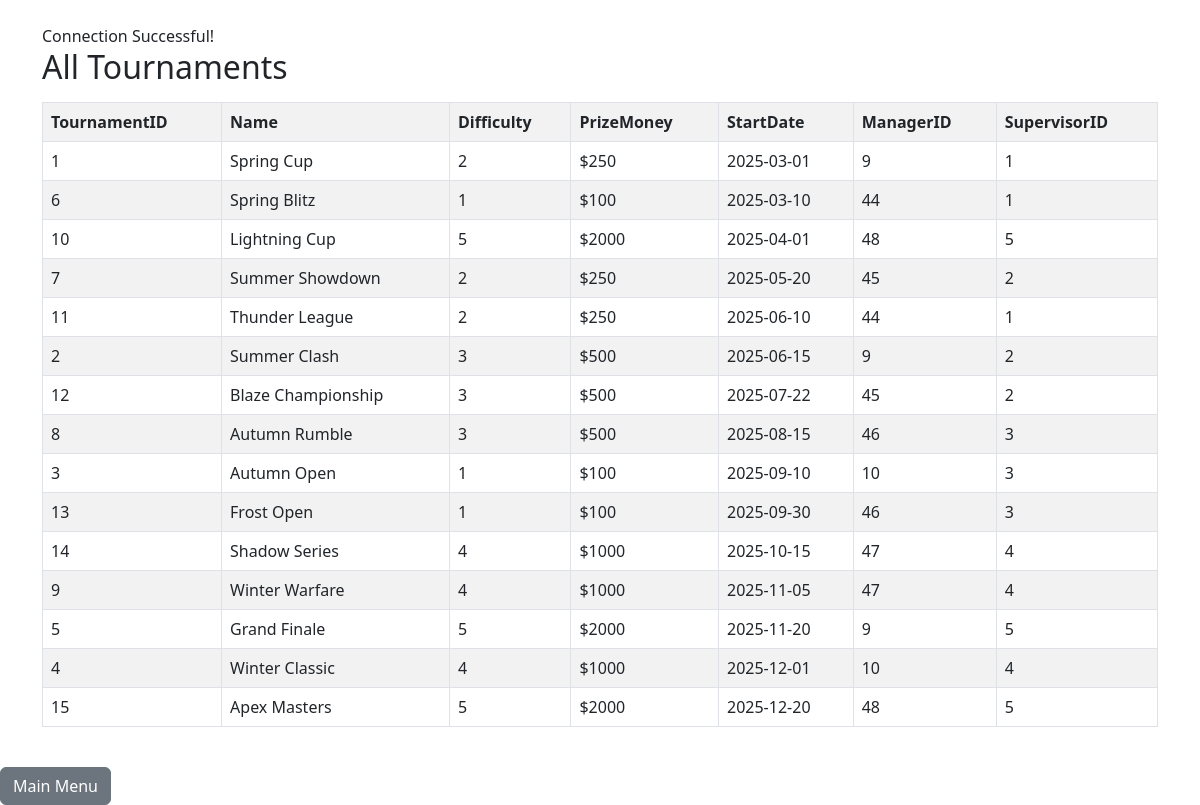
Page /CPSC2221_final/queries/display_tournaments.php on the committed database.
### tables this page shows
CREATE TABLE Tournament_Managed (
    TournamentID INT PRIMARY KEY,
    Name VARCHAR(50) UNIQUE NOT NULL,
    Difficulty INT,
    StartDate DATE,
    ManagerID INT NOT NULL,
    SupervisorID INT NOT NULL,
    FOREIGN KEY (Difficulty) REFERENCES PrizeMoney(Difficulty)
        ON DELETE SET NULL
        ON UPDATE CASCADE,
    FOREIGN KEY (SupervisorID) REFERENCES Admin(AdminID)
        ON DELETE CASCADE
        ON UPDATE CASCADE,
    FOREIGN KEY (ManagerID) REFERENCES TournamentManager(ManagerID)
        ON DELETE CASCADE
        ON UPDATE CASCADE
);

CREATE TABLE PrizeMoney (
    Difficulty INT PRIMARY KEY,
    PrizeMoney INT DEFAULT 0
);

### CPSC2221_final/queries/display_tournaments.php (the view, shortened to what this page needs)
<?php
$servername = "localhost";
$username   = "root";
$password   = "";
$database   = "tictactoe";
$conn = new mysqli($servername, $username, $password, $database);
if ($conn->connect_error) {
	die("Connection failed: " . $conn->connect_error);
} else {
	echo "<link rel='stylesheet' href='https://cdn.jsdelivr.net/npm/bootstrap@5.3.0/dist/css/bootstrap.min.css'>";
	echo "<div class='container mt-4'>";
	echo "Connection Successful! <br>";
}
$query = "SELECT tm.TournamentID, tm.Name, tm.Difficulty, pm.PrizeMoney, tm.StartDate, tm.ManagerID, tm.SupervisorID
          FROM Tournament_Managed tm
          JOIN PrizeMoney pm ON tm.Difficulty = pm.Difficulty
          ORDER BY tm.StartDate";
$result = $conn->query($query);
echo "<h2>All Tournaments</h2>";
if ($result->num_rows > 0) {
	echo "<table class='table table-bordered table-striped mt-3'>";
	echo "<tr><th>TournamentID</th><th>Name</th><th>Difficulty</th><th>PrizeMoney</th><th>StartDate</th><th>ManagerID</th><th>SupervisorID</th></tr>";
	while ($row = $result->fetch_assoc()) {
		echo "<tr>
			<td>" . $row["TournamentID"] . "</td>
			<td>" . $row["Name"] . "</td>
			<td>" . $row["Difficulty"] . "</td>
			<td>$" . $row["PrizeMoney"] . "</td>
			<td>" . $row["StartDate"] . "</td>
			<td>" . $row["ManagerID"] . "</td>
			<td>" . $row["SupervisorID"] . "</td>
		</tr>";
	}
	echo "</table>";
} else {
	echo "No tournaments found.";
}
echo "</div><br><a class='btn btn-secondary' href='../index.php'>Main Menu</a>";
?>

### rows in the picture
tournament_managed: TournamentID "1", Name "Spring Cup", Difficulty "2", Difficulty.PrizeMoney "250", StartDate "2025-03-01", ManagerID "9", SupervisorID "1"
tournament_managed: TournamentID "6", Name "Spring Blitz", Difficulty "1", Difficulty.PrizeMoney "100", StartDate "2025-03-10", ManagerID "44", SupervisorID "1"
tournament_managed: TournamentID "10", Name "Lightning Cup", Difficulty "5", Difficulty.PrizeMoney "2000", StartDate "2025-04-01", ManagerID "48", SupervisorID "5"
tournament_managed: TournamentID "7", Name "Summer Showdown", Difficulty "2", Difficulty.PrizeMoney "250", StartDate "2025-05-20", ManagerID "45", SupervisorID "2"
tournament_managed: TournamentID "11", Name "Thunder League", Difficulty "2", Difficulty.PrizeMoney "250", StartDate "2025-06-10", ManagerID "44", SupervisorID "1"
tournament_managed: TournamentID "2", Name "Summer Clash", Difficulty "3", Difficulty.PrizeMoney "500", StartDate "2025-06-15", ManagerID "9", SupervisorID "2"
tournament_managed: TournamentID "12", Name "Blaze Championship", Difficulty "3", Difficulty.PrizeMoney "500", StartDate "2025-07-22", ManagerID "45", SupervisorID "2"
tournament_managed: TournamentID "8", Name "Autumn Rumble", Difficulty "3", Difficulty.PrizeMoney "500", StartDate "2025-08-15", ManagerID "46", SupervisorID "3"
tournament_managed: TournamentID "3", Name "Autumn Open", Difficulty "1", Difficulty.PrizeMoney "100", StartDate "2025-09-10", ManagerID "10", SupervisorID "3"
tournament_managed: TournamentID "13", Name "Frost Open", Difficulty "1", Difficulty.PrizeMoney "100", StartDate "2025-09-30", ManagerID "46", SupervisorID "3"
tournament_managed: TournamentID "14", Name "Shadow Series", Difficulty "4", Difficulty.PrizeMoney "1000", StartDate "2025-10-15", ManagerID "47", SupervisorID "4"
tournament_managed: TournamentID "9", Name "Winter Warfare", Difficulty "4", Difficulty.PrizeMoney "1000", StartDate "2025-11-05", ManagerID "47", SupervisorID "4"
tournament_managed: TournamentID "5", Name "Grand Finale", Difficulty "5", Difficulty.PrizeMoney "2000", StartDate "2025-11-20", ManagerID "9", SupervisorID "5"
tournament_managed: TournamentID "4", Name "Winter Classic", Difficulty "4", Difficulty.PrizeMoney "1000", StartDate "2025-12-01", ManagerID "10", SupervisorID "4"
tournament_managed: TournamentID "15", Name "Apex Masters", Difficulty "5", Difficulty.PrizeMoney "2000", StartDate "2025-12-20", ManagerID "48", SupervisorID "5"
